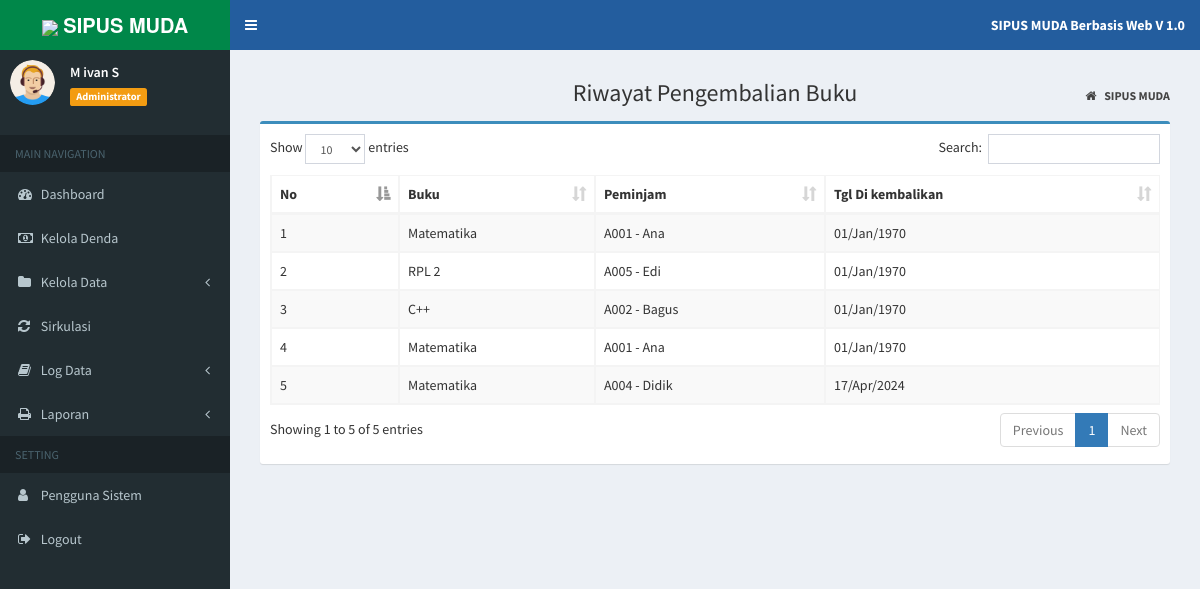
/index.php?page=log_kembali (signed in), run on the app's committed database.
### tables this page shows
CREATE TABLE `tb_sirkulasi` (
  `id_sk` varchar(20) NOT NULL,
  `id_buku` varchar(10) NOT NULL,
  `id_anggota` varchar(10) NOT NULL,
  `tgl_pinjam` date NOT NULL,
  `tgl_kembali` date NOT NULL,
  `tgl_dikembalikan` date DEFAULT NULL,
  `status` enum('PIN','KEM') NOT NULL
);

CREATE TABLE `tb_buku` (
  `id_buku` varchar(10) NOT NULL,
  `judul_buku` varchar(30) NOT NULL,
  `pengarang` varchar(30) NOT NULL,
  `penerbit` varchar(30) NOT NULL,
  `th_terbit` year(4) NOT NULL
);

CREATE TABLE `tb_anggota` (
  `id_anggota` varchar(10) NOT NULL,
  `username` varchar(25) NOT NULL,
  `password` varchar(255) NOT NULL,
  `nama` varchar(20) NOT NULL,
  `jekel` enum('Laki-laki','Perempuan') NOT NULL,
  `kelas` varchar(50) NOT NULL,
  `no_hp` varchar(15) NOT NULL,
  `tempat_lahir` varchar(50) DEFAULT NULL,
  `lahir` date DEFAULT NULL,
  `alamat` varchar(255) DEFAULT NULL
);

### admin/log/log_kembali.php (the view)
<section class="content-header">
	<h1 style="text-align:center;">
		Riwayat Pengembalian Buku
	</h1>
	<ol class="breadcrumb">
		<li>
			<a href="index.php">
				<i class="fa fa-home"></i>
				<b>SIPUS MUDA</b>
			</a>
		</li>
	</ol>
</section>
<section class="content">
	<div class="box box-primary">
		<div class="box-body">
			<div class="table-responsive">
				<table id="example1" class="table table-bordered table-striped">
					<thead>
						<tr>
							<th>No</th>
							<th>Buku</th>
							<th>Peminjam</th>
							<th>Tgl Di kembalikan</th>
						</tr>
					</thead>
					<tbody>
						<?php
                  $no = 1;
                  $sql = $koneksi->query("SELECT b.judul_buku, a.id_anggota, a.nama, s.tgl_kembali, s.tgl_dikembalikan
                  from tb_sirkulasi s inner join tb_buku b on s.id_buku=b.id_buku
				  inner join tb_anggota a on s.id_anggota=a.id_anggota where status='KEM' order by tgl_kembali asc");
                  while ($data= $sql->fetch_assoc()) {
                ?>
						<tr>
							<td>
								<?php echo $no++; ?>
							</td>
							<td>
								<?php echo $data['judul_buku']; ?>
							</td>
							<td>
								<?php echo $data['id_anggota']; ?>
								-
								<?php echo $data['nama']; ?>
							</td>
							<td>
							<?php  $tgl = $data['tgl_dikembalikan']; echo date("d/M/Y", strtotime($tgl))?>
							</td>
						</tr>
						<?php
                  }
                ?>
					</tbody>
				</table>
			</div>
		</div>
	</div>
</section>

### index.php (style rules this page uses)
body { background: rgba(0, 0, 0, 0.2); }

### data on the page
tb_sirkulasi: id_buku.judul_buku "Matematika", id_anggota.id_anggota "A001", id_anggota.nama "Ana", tgl "01/Jan/1970"
tb_sirkulasi: id_buku.judul_buku "RPL 2", id_anggota.id_anggota "A005", id_anggota.nama "Edi", tgl "01/Jan/1970"
tb_sirkulasi: id_buku.judul_buku "C++", id_anggota.id_anggota "A002", id_anggota.nama "Bagus", tgl "01/Jan/1970"
tb_sirkulasi: id_buku.judul_buku "Matematika", id_anggota.id_anggota "A001", id_anggota.nama "Ana", tgl "01/Jan/1970"
tb_sirkulasi: id_buku.judul_buku "Matematika", id_anggota.id_anggota "A004", id_anggota.nama "Didik", tgl_dikembalikan "17/Apr/2024"

### other printed values
$data_nama "M ivan S"
$data_level "Administrator"
